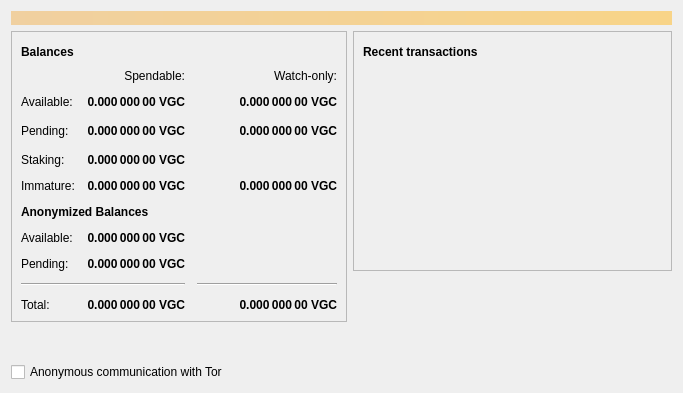
<?xml version="1.0" encoding="UTF-8"?>
<ui version="4.0">
 <class>OverviewPage</class>
 <widget class="QWidget" name="OverviewPage">
  <property name="geometry">
   <rect>
    <x>0</x>
    <y>0</y>
    <width>683</width>
    <height>393</height>
   </rect>
  </property>
  <property name="windowTitle">
   <string>Form</string>
  </property>
  <layout class="QVBoxLayout" name="topLayout">
   <item>
    <widget class="QLabel" name="labelAlerts">
     <property name="visible">
      <bool>false</bool>
     </property>
     <property name="styleSheet">
      <string notr="true">QLabel { background-color: qlineargradient(x1: 0, y1: 0, x2: 1, y2: 0, stop:0 #F0D0A0, stop:1 #F8D488); color:#000000; }</string>
     </property>
     <property name="wordWrap">
      <bool>true</bool>
     </property>
     <property name="margin">
      <number>3</number>
     </property>
     <property name="textInteractionFlags">
      <set>Qt::TextSelectableByMouse</set>
     </property>
    </widget>
   </item>
   <item>
    <layout class="QHBoxLayout" name="horizontalLayout" stretch="1,1">
     <item>
      <layout class="QVBoxLayout" name="verticalLayout_2">
       <item>
        <widget class="QFrame" name="frame">
         <property name="frameShape">
          <enum>QFrame::StyledPanel</enum>
         </property>
         <property name="frameShadow">
          <enum>QFrame::Raised</enum>
         </property>
         <layout class="QVBoxLayout" name="verticalLayout_4">
          <item>
           <layout class="QHBoxLayout" name="horizontalLayout_4">
            <item>
             <widget class="QLabel" name="label_5">
              <property name="font">
               <font>
                <weight>75</weight>
                <bold>true</bold>
               </font>
              </property>
              <property name="text">
               <string>Balances</string>
              </property>
             </widget>
            </item>
            <item>
             <widget class="QPushButton" name="labelWalletStatus">
              <property name="enabled">
               <bool>false</bool>
              </property>
              <property name="maximumSize">
               <size>
                <width>30</width>
                <height>16777215</height>
               </size>
              </property>
              <property name="toolTip">
               <string>The displayed information may be out of date. Your wallet automatically synchronizes with the Fiveg network after a connection is established, but this process has not completed yet.</string>
              </property>
              <property name="text">
               <string/>
              </property>
              <property name="icon">
               <iconset resource="../bitcoin.qrc">
                <normaloff>:/icons/warning</normaloff>
                <disabledoff>:/icons/warning</disabledoff>:/icons/warning</iconset>
              </property>
              <property name="iconSize">
               <size>
                <width>24</width>
                <height>24</height>
               </size>
              </property>
              <property name="flat">
               <bool>true</bool>
              </property>
             </widget>
            </item>
            <item>
             <spacer name="horizontalSpacer_3">
              <property name="orientation">
               <enum>Qt::Horizontal</enum>
              </property>
              <property name="sizeHint" stdset="0">
               <size>
                <width>40</width>
                <height>20</height>
               </size>
              </property>
             </spacer>
            </item>
           </layout>
          </item>
          <item>
           <layout class="QGridLayout" name="gridLayout">
            <property name="spacing">
             <number>12</number>
            </property>
            <item row="4" column="2">
             <widget class="QLabel" name="labelWatchImmature">
              <property name="font">
               <font>
                <weight>75</weight>
                <bold>true</bold>
               </font>
              </property>
              <property name="cursor">
               <cursorShape>IBeamCursor</cursorShape>
              </property>
              <property name="toolTip">
               <string>Mined balance in watch-only addresses that has not yet matured</string>
              </property>
              <property name="text">
               <string notr="true">0.000 000 00 VGC</string>
              </property>
              <property name="alignment">
               <set>Qt::AlignRight|Qt::AlignTrailing|Qt::AlignVCenter</set>
              </property>
              <property name="textInteractionFlags">
               <set>Qt::LinksAccessibleByMouse|Qt::TextSelectableByKeyboard|Qt::TextSelectableByMouse</set>
              </property>
             </widget>
            </item>
            <item row="2" column="2">
             <widget class="QLabel" name="labelWatchPending">
              <property name="font">
               <font>
                <weight>75</weight>
                <bold>true</bold>
               </font>
              </property>
              <property name="cursor">
               <cursorShape>IBeamCursor</cursorShape>
              </property>
              <property name="toolTip">
               <string>Unconfirmed transactions to watch-only addresses</string>
              </property>
              <property name="text">
               <string notr="true">0.000 000 00 VGC</string>
              </property>
              <property name="alignment">
               <set>Qt::AlignRight|Qt::AlignTrailing|Qt::AlignVCenter</set>
              </property>
              <property name="textInteractionFlags">
               <set>Qt::LinksAccessibleByMouse|Qt::TextSelectableByKeyboard|Qt::TextSelectableByMouse</set>
              </property>
             </widget>
            </item>
            <item row="8" column="1">
             <widget class="QLabel" name="labelSigmaPending">
              <property name="font">
               <font>
                <weight>75</weight>
                <bold>true</bold>
               </font>
              </property>
              <property name="cursor">
               <cursorShape>IBeamCursor</cursorShape>
              </property>
              <property name="toolTip">
               <string>Total of anonymize transactions that have yet to be confirmed, and do not yet count toward the spendable balance</string>
              </property>
              <property name="text">
               <string notr="true">0.000 000 00 VGC</string>
              </property>
              <property name="alignment">
               <set>Qt::AlignRight|Qt::AlignTrailing|Qt::AlignVCenter</set>
              </property>
              <property name="textInteractionFlags">
               <set>Qt::LinksAccessibleByMouse|Qt::TextSelectableByKeyboard|Qt::TextSelectableByMouse</set>
              </property>
             </widget>
            </item>
            <item row="5" column="0" colspan="2">
             <widget class="QLabel" name="label">
              <property name="font">
               <font>
                <weight>75</weight>
                <bold>true</bold>
               </font>
              </property>
              <property name="text">
               <string>Anonymized Balances</string>
              </property>
             </widget>
            </item>
            <item row="1" column="2">
             <widget class="QLabel" name="labelWatchAvailable">
              <property name="font">
               <font>
                <weight>75</weight>
                <bold>true</bold>
               </font>
              </property>
              <property name="cursor">
               <cursorShape>IBeamCursor</cursorShape>
              </property>
              <property name="toolTip">
               <string>Your current balance in watch-only addresses</string>
              </property>
              <property name="text">
               <string notr="true">0.000 000 00 VGC</string>
              </property>
              <property name="alignment">
               <set>Qt::AlignRight|Qt::AlignTrailing|Qt::AlignVCenter</set>
              </property>
              <property name="textInteractionFlags">
               <set>Qt::LinksAccessibleByMouse|Qt::TextSelectableByKeyboard|Qt::TextSelectableByMouse</set>
              </property>
             </widget>
            </item>
            <item row="7" column="0">
             <widget class="QLabel" name="labelSigmaBalanceText">
              <property name="text">
               <string>Available:</string>
              </property>
             </widget>
            </item>
            <item row="0" column="2">
             <widget class="QLabel" name="labelWatchonly">
              <property name="text">
               <string>Watch-only:</string>
              </property>
              <property name="alignment">
               <set>Qt::AlignRight|Qt::AlignTrailing|Qt::AlignVCenter</set>
              </property>
             </widget>
            </item>
            <item row="10" column="0">
             <widget class="QLabel" name="labelTotalText">
              <property name="text">
               <string>Total:</string>
              </property>
             </widget>
            </item>
            <item row="7" column="1">
             <widget class="QLabel" name="labelSigmaBalance">
              <property name="font">
               <font>
                <weight>75</weight>
                <bold>true</bold>
               </font>
              </property>
              <property name="cursor">
               <cursorShape>IBeamCursor</cursorShape>
              </property>
              <property name="toolTip">
               <string>Your current spendable anonymized balance</string>
              </property>
              <property name="text">
               <string>0.000 000 00 VGC</string>
              </property>
              <property name="alignment">
               <set>Qt::AlignRight|Qt::AlignTrailing|Qt::AlignVCenter</set>
              </property>
              <property name="textInteractionFlags">
               <set>Qt::LinksAccessibleByMouse|Qt::TextSelectableByKeyboard|Qt::TextSelectableByMouse</set>
              </property>
             </widget>
            </item>
            <item row="4" column="1">
             <widget class="QLabel" name="labelImmature">
              <property name="font">
               <font>
                <weight>75</weight>
                <bold>true</bold>
               </font>
              </property>
              <property name="cursor">
               <cursorShape>IBeamCursor</cursorShape>
              </property>
              <property name="toolTip">
               <string>Mined balance that has not yet matured</string>
              </property>
              <property name="text">
               <string notr="true">0.000 000 00 VGC</string>
              </property>
              <property name="alignment">
               <set>Qt::AlignRight|Qt::AlignTrailing|Qt::AlignVCenter</set>
              </property>
              <property name="textInteractionFlags">
               <set>Qt::LinksAccessibleByMouse|Qt::TextSelectableByKeyboard|Qt::TextSelectableByMouse</set>
              </property>
             </widget>
            </item>
            <item row="8" column="0">
             <widget class="QLabel" name="labelSigmaPendingText">
              <property name="text">
               <string>Pending:</string>
              </property>
             </widget>
            </item>
            <item row="2" column="1">
             <widget class="QLabel" name="labelUnconfirmed">
              <property name="font">
               <font>
                <weight>75</weight>
                <bold>true</bold>
               </font>
              </property>
              <property name="cursor">
               <cursorShape>IBeamCursor</cursorShape>
              </property>
              <property name="toolTip">
               <string>Total of transactions that have yet to be confirmed, and do not yet count toward the spendable balance</string>
              </property>
              <property name="text">
               <string notr="true">0.000 000 00 VGC</string>
              </property>
              <property name="alignment">
               <set>Qt::AlignRight|Qt::AlignTrailing|Qt::AlignVCenter</set>
              </property>
              <property name="textInteractionFlags">
               <set>Qt::LinksAccessibleByMouse|Qt::TextSelectableByKeyboard|Qt::TextSelectableByMouse</set>
              </property>
             </widget>
            </item>
            <item row="2" column="3">
             <spacer name="horizontalSpacer_2">
              <property name="orientation">
               <enum>Qt::Horizontal</enum>
              </property>
              <property name="sizeHint" stdset="0">
               <size>
                <width>40</width>
                <height>20</height>
               </size>
              </property>
             </spacer>
            </item>
            <item row="1" column="1">
             <widget class="QLabel" name="labelBalance">
              <property name="font">
               <font>
                <weight>75</weight>
                <bold>true</bold>
               </font>
              </property>
              <property name="cursor">
               <cursorShape>IBeamCursor</cursorShape>
              </property>
              <property name="toolTip">
               <string>Your current spendable balance</string>
              </property>
              <property name="text">
               <string notr="true">0.000 000 00 VGC</string>
              </property>
              <property name="alignment">
               <set>Qt::AlignRight|Qt::AlignTrailing|Qt::AlignVCenter</set>
              </property>
              <property name="textInteractionFlags">
               <set>Qt::LinksAccessibleByMouse|Qt::TextSelectableByKeyboard|Qt::TextSelectableByMouse</set>
              </property>
             </widget>
            </item>
            <item row="4" column="0">
             <widget class="QLabel" name="labelImmatureText">
              <property name="text">
               <string>Immature:</string>
              </property>
             </widget>
            </item>
            <item row="1" column="0">
             <widget class="QLabel" name="labelBalanceText">
              <property name="text">
               <string>Available:</string>
              </property>
             </widget>
            </item>
            <item row="10" column="1">
             <widget class="QLabel" name="labelTotal">
              <property name="font">
               <font>
                <weight>75</weight>
                <bold>true</bold>
               </font>
              </property>
              <property name="cursor">
               <cursorShape>IBeamCursor</cursorShape>
              </property>
              <property name="toolTip">
               <string>Your current total balance</string>
              </property>
              <property name="text">
               <string notr="true">0.000 000 00 VGC</string>
              </property>
              <property name="alignment">
               <set>Qt::AlignRight|Qt::AlignTrailing|Qt::AlignVCenter</set>
              </property>
              <property name="textInteractionFlags">
               <set>Qt::LinksAccessibleByMouse|Qt::TextSelectableByKeyboard|Qt::TextSelectableByMouse</set>
              </property>
             </widget>
            </item>
            <item row="10" column="2">
             <widget class="QLabel" name="labelWatchTotal">
              <property name="font">
               <font>
                <weight>75</weight>
                <bold>true</bold>
               </font>
              </property>
              <property name="cursor">
               <cursorShape>IBeamCursor</cursorShape>
              </property>
              <property name="toolTip">
               <string>Current total balance in watch-only addresses</string>
              </property>
              <property name="text">
               <string notr="true">0.000 000 00 VGC</string>
              </property>
              <property name="alignment">
               <set>Qt::AlignRight|Qt::AlignTrailing|Qt::AlignVCenter</set>
              </property>
              <property name="textInteractionFlags">
               <set>Qt::LinksAccessibleByMouse|Qt::TextSelectableByKeyboard|Qt::TextSelectableByMouse</set>
              </property>
             </widget>
            </item>
            <item row="9" column="0" colspan="2">
             <widget class="Line" name="line">
              <property name="orientation">
               <enum>Qt::Horizontal</enum>
              </property>
             </widget>
            </item>
            <item row="9" column="2">
             <widget class="Line" name="lineWatchBalance">
              <property name="sizePolicy">
               <sizepolicy hsizetype="Preferred" vsizetype="Fixed">
                <horstretch>0</horstretch>
                <verstretch>0</verstretch>
               </sizepolicy>
              </property>
              <property name="minimumSize">
               <size>
                <width>140</width>
                <height>0</height>
               </size>
              </property>
              <property name="orientation">
               <enum>Qt::Horizontal</enum>
              </property>
             </widget>
            </item>
            <item row="2" column="0">
             <widget class="QLabel" name="labelPendingText">
              <property name="text">
               <string>Pending:</string>
              </property>
             </widget>
            </item>
            <item row="0" column="1">
             <widget class="QLabel" name="labelSpendable">
              <property name="text">
               <string>Spendable:</string>
              </property>
              <property name="alignment">
               <set>Qt::AlignRight|Qt::AlignTrailing|Qt::AlignVCenter</set>
              </property>
              <property name="textInteractionFlags">
               <set>Qt::LinksAccessibleByMouse|Qt::TextSelectableByKeyboard|Qt::TextSelectableByMouse</set>
              </property>
             </widget>
            </item>
            <item row="3" column="0">
             <widget class="QLabel" name="labelStaking">
              <property name="text">
               <string>Staking:</string>
              </property>
             </widget>
            </item>
            <item row="3" column="1">
             <widget class="QLabel" name="labelStakeBalance">
              <property name="font">
               <font>
                <weight>75</weight>
                <bold>true</bold>
               </font>
              </property>
              <property name="text">
               <string>0.000 000 00 VGC</string>
              </property>
              <property name="alignment">
               <set>Qt::AlignRight|Qt::AlignTrailing|Qt::AlignVCenter</set>
              </property>
             </widget>
            </item>
           </layout>
          </item>
         </layout>
        </widget>
       </item>
       <item>
        <spacer name="verticalSpacer">
         <property name="orientation">
          <enum>Qt::Vertical</enum>
         </property>
         <property name="sizeHint" stdset="0">
          <size>
           <width>20</width>
           <height>40</height>
          </size>
         </property>
        </spacer>
       </item>
       <item>
        <widget class="QCheckBox" name="checkboxEnabledTor">
         <property name="enabled">
          <bool>true</bool>
         </property>
         <property name="text">
          <string>Anonymous communication with Tor</string>
         </property>
         <property name="checked">
          <bool>false</bool>
         </property>
        </widget>
       </item>
      </layout>
     </item>
     <item>
      <layout class="QVBoxLayout" name="verticalLayout_3">
       <item>
        <widget class="QFrame" name="frame_2">
         <property name="frameShape">
          <enum>QFrame::StyledPanel</enum>
         </property>
         <property name="frameShadow">
          <enum>QFrame::Raised</enum>
         </property>
         <layout class="QVBoxLayout" name="verticalLayout">
          <item>
           <layout class="QHBoxLayout" name="horizontalLayout_2">
            <item>
             <widget class="QLabel" name="label_4">
              <property name="font">
               <font>
                <weight>75</weight>
                <bold>true</bold>
               </font>
              </property>
              <property name="text">
               <string>Recent transactions</string>
              </property>
             </widget>
            </item>
            <item>
             <widget class="QPushButton" name="labelTransactionsStatus">
              <property name="enabled">
               <bool>false</bool>
              </property>
              <property name="maximumSize">
               <size>
                <width>30</width>
                <height>16777215</height>
               </size>
              </property>
              <property name="toolTip">
               <string>The displayed information may be out of date. Your wallet automatically synchronizes with the Fiveg network after a connection is established, but this process has not completed yet.</string>
              </property>
              <property name="text">
               <string/>
              </property>
              <property name="icon">
               <iconset resource="../bitcoin.qrc">
                <normaloff>:/icons/warning</normaloff>
                <disabledoff>:/icons/warning</disabledoff>:/icons/warning</iconset>
              </property>
              <property name="iconSize">
               <size>
                <width>24</width>
                <height>24</height>
               </size>
              </property>
              <property name="flat">
               <bool>true</bool>
              </property>
             </widget>
            </item>
            <item>
             <spacer name="horizontalSpacer">
              <property name="orientation">
               <enum>Qt::Horizontal</enum>
              </property>
              <property name="sizeHint" stdset="0">
               <size>
                <width>40</width>
                <height>20</height>
               </size>
              </property>
             </spacer>
            </item>
           </layout>
          </item>
          <item>
           <widget class="QListView" name="listTransactions">
            <property name="styleSheet">
             <string notr="true">QListView { background: transparent; }</string>
            </property>
            <property name="frameShape">
             <enum>QFrame::NoFrame</enum>
            </property>
            <property name="verticalScrollBarPolicy">
             <enum>Qt::ScrollBarAlwaysOff</enum>
            </property>
            <property name="horizontalScrollBarPolicy">
             <enum>Qt::ScrollBarAlwaysOff</enum>
            </property>
            <property name="selectionMode">
             <enum>QAbstractItemView::NoSelection</enum>
            </property>
           </widget>
          </item>
         </layout>
        </widget>
       </item>
       <item>
        <spacer name="verticalSpacer_2">
         <property name="orientation">
          <enum>Qt::Vertical</enum>
         </property>
         <property name="sizeHint" stdset="0">
          <size>
           <width>20</width>
           <height>40</height>
          </size>
         </property>
        </spacer>
       </item>
      </layout>
     </item>
    </layout>
   </item>
  </layout>
 </widget>
 <resources>
  <include location="../bitcoin.qrc"/>
 </resources>
 <connections/>
</ui>
